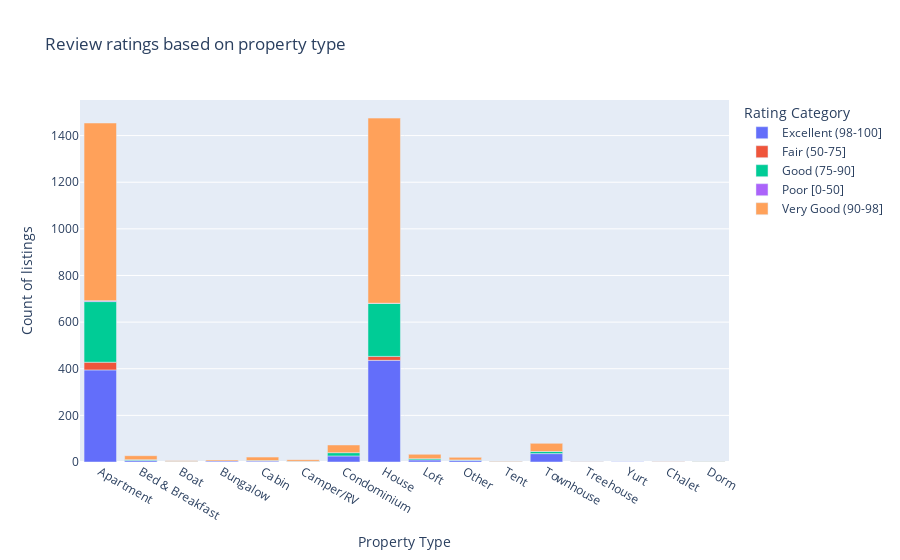

Source (notebook cell):
### Markdown cell above
#### Visualization

### Code cell
fig = px.bar(ans1, x = "property_type",  y="id", color="rating_category", 
             title = "Review ratings based on property type",
             labels={"property_type": "Property Type",
                     "id": "Count of listings",
                     "rating_category": "Rating Category"},)
fig.show()
fig.show('svg')

### Figure 1 — Plotly figure (JSON) as saved in the notebook; plotly's stock layout.template omitted (floating-point values rounded to 4 significant figures)
{"data": [{"alignmentgroup": "True", "hovertemplate": "Rating Category=Excellent (98-100]<br>Property Type=%{x}<br>Count of listings=%{y}<extra></extra>", "legendgroup": "Excellent (98-100]", "marker": {"color": "#636efa", "pattern": {"shape": ""}}, "name": "Excellent (98-100]", "offsetgroup": "Excellent (98-100]", "orientation": "v", "showlegend": true, "textposition": "auto", "type": "bar", "x": ["Apartment", "Bed & Breakfast", "Boat", "Bungalow", "Cabin", "Camper/RV", "Condominium", "House", "Loft", "Other", "Tent", "Townhouse", "Treehouse", "Yurt"], "xaxis": "x", "y": [395, 6, 1, 4, 4, 2, 26, 436, 9, 7, 1, 36, 1, 1], "yaxis": "y"}, {"alignmentgroup": "True", "hovertemplate": "Rating Category=Fair (50-75]<br>Property Type=%{x}<br>Count of listings=%{y}<extra></extra>", "legendgroup": "Fair (50-75]", "marker": {"color": "#EF553B", "pattern": {"shape": ""}}, "name": "Fair (50-75]", "offsetgroup": "Fair (50-75]", "orientation": "v", "showlegend": true, "textposition": "auto", "type": "bar", "x": ["Apartment", "Chalet", "House"], "xaxis": "x", "y": [33, 1, 17], "yaxis": "y"}, {"alignmentgroup": "True", "hovertemplate": "Rating Category=Good (75-90]<br>Property Type=%{x}<br>Count of listings=%{y}<extra></extra>", "legendgroup": "Good (75-90]", "marker": {"color": "#00cc96", "pattern": {"shape": ""}}, "name": "Good (75-90]", "offsetgroup": "Good (75-90]", "orientation": "v", "showlegend": true, "textposition": "auto", "type": "bar", "x": ["Apartment", "Bed & Breakfast", "Boat", "Cabin", "Camper/RV", "Condominium", "Dorm", "House", "Loft", "Other", "Tent", "Townhouse"], "xaxis": "x", "y": [260, 4, 1, 2, 1, 14, 1, 227, 5, 2, 1, 9], "yaxis": "y"}, {"alignmentgroup": "True", "hovertemplate": "Rating Category=Poor [0-50]<br>Property Type=%{x}<br>Count of listings=%{y}<extra></extra>", "legendgroup": "Poor [0-50]", "marker": {"color": "#ab63fa", "pattern": {"shape": ""}}, "name": "Poor [0-50]", "offsetgroup": "Poor [0-50]", "orientation": "v", "showlegend": true, "textposition": "auto", "type": "bar", "x": ["Apartment", "House"], "xaxis": "x", "y": [4, 1], "yaxis": "y"}, {"alignmentgroup": "True", "hovertemplate": "Rating Category=Very Good (90-98]<br>Property Type=%{x}<br>Count of listings=%{y}<extra></extra>", "legendgroup": "Very Good (90-98]", "marker": {"color": "#FFA15A", "pattern": {"shape": ""}}, "name": "Very Good (90-98]", "offsetgroup": "Very Good (90-98]", "orientation": "v", "showlegend": true, "textposition": "auto", "type": "bar", "x": ["Apartment", "Bed & Breakfast", "Boat", "Bungalow", "Cabin", "Camper/RV", "Chalet", "Condominium", "Dorm", "House", "Loft", "Other", "Tent", "Townhouse", "Treehouse"], "xaxis": "x", "y": [762, 17, 3, 5, 15, 7, 1, 33, 1, 794, 19, 11, 2, 35, 1], "yaxis": "y"}], "layout": {"barmode": "relative", "legend": {"title": {"text": "Rating Category"}, "tracegroupgap": 0}, "title": {"text": "Review ratings based on property type"}, "xaxis": {"anchor": "y", "domain": [0, 1], "title": {"text": "Property Type"}}, "yaxis": {"anchor": "x", "domain": [0, 1], "title": {"text": "Count of listings"}}}}
